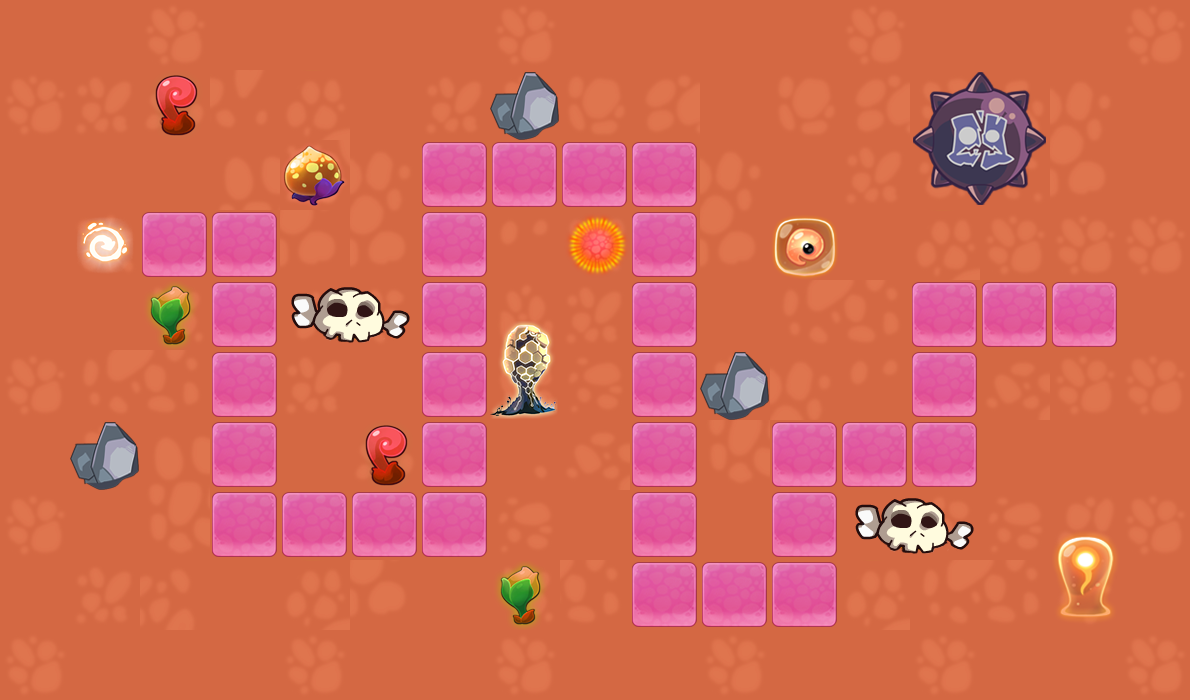

Rendered tile map (Tiled .tmx) drawn with the repository's tilesets; below, a short description and the full map source, tile grids included:
An orthogonal 17x10 tile map with 70x70 px tiles, 1 tile layer (bg) and 2 objects (player, end).

<map version="1.0" orientation="orthogonal" renderorder="right-down" width="17" height="10" tilewidth="70" tileheight="70" nextobjectid="4">
 <tileset firstgid="1" name="6" tilewidth="70" tileheight="70" tilecount="91" columns="13">
  <image source="6.png" width="910" height="490" />
  <tile id="0">
   <properties>
    <property name="type" value="block" />
   </properties>
  </tile>
  <tile id="1">
   <properties>
    <property name="type" value="ground" />
   </properties>
  </tile>
  <tile id="2">
   <properties>
    <property name="type" value="block" />
   </properties>
  </tile>
  <tile id="3">
   <properties>
    <property name="type" value="ground" />
   </properties>
  </tile>
  <tile id="4">
   <properties>
    <property name="type" value="ground" />
   </properties>
  </tile>
  <tile id="5">
   <properties>
    <property name="type" value="ground" />
   </properties>
  </tile>
  <tile id="6">
   <properties>
    <property name="type" value="ground" />
   </properties>
  </tile>
  <tile id="7">
   <properties>
    <property name="type" value="ground" />
   </properties>
  </tile>
  <tile id="8">
   <properties>
    <property name="type" value="ground" />
   </properties>
  </tile>
  <tile id="9">
   <properties>
    <property name="type" value="ground" />
   </properties>
  </tile>
  <tile id="10">
   <properties>
    <property name="type" value="ground" />
   </properties>
  </tile>
  <tile id="11">
   <properties>
    <property name="type" value="block" />
   </properties>
  </tile>
  <tile id="12">
   <properties>
    <property name="type" value="ground" />
   </properties>
  </tile>
  <tile id="13">
   <properties>
    <property name="type" value="ground" />
   </properties>
  </tile>
  <tile id="14">
   <properties>
    <property name="type" value="ground" />
   </properties>
  </tile>
  <tile id="15">
   <properties>
    <property name="type" value="ground" />
   </properties>
  </tile>
  <tile id="16">
   <properties>
    <property name="type" value="block" />
   </properties>
  </tile>
  <tile id="17">
   <properties>
    <property name="type" value="block" />
   </properties>
  </tile>
  <tile id="18">
   <properties>
    <property name="type" value="ground" />
   </properties>
  </tile>
  <tile id="19">
   <properties>
    <property name="type" value="block" />
   </properties>
  </tile>
  <tile id="21">
   <properties>
    <property name="type" value="block" />
   </properties>
  </tile>
  <tile id="22">
   <properties>
    <property name="type" value="block" />
   </properties>
  </tile>
  <tile id="23">
   <properties>
    <property name="type" value="ground" />
   </properties>
  </tile>
  <tile id="24">
   <properties>
    <property name="type" value="block" />
   </properties>
  </tile>
  <tile id="25">
   <properties>
    <property name="type" value="ground" />
   </properties>
  </tile>
  <tile id="26">
   <properties>
    <property name="type" value="ground" />
   </properties>
  </tile>
  <tile id="27">
   <properties>
    <property name="type" value="ground" />
   </properties>
  </tile>
  <tile id="28">
   <properties>
    <property name="type" value="road" />
   </properties>
  </tile>
  <tile id="29">
   <properties>
    <property name="type" value="ground" />
   </properties>
  </tile>
  <tile id="30">
   <properties>
    <property name="type" value="ground" />
   </properties>
  </tile>
  <tile id="31">
   <properties>
    <property name="type" value="ground" />
   </properties>
  </tile>
  <tile id="32">
   <properties>
    <property name="type" value="ground" />
   </properties>
  </tile>
  <tile id="33">
   <properties>
    <property name="type" value="ground" />
   </properties>
  </tile>
  <tile id="34">
   <properties>
    <property name="type" value="ground" />
   </properties>
  </tile>
  <tile id="35">
   <properties>
    <property name="type" value="ground" />
   </properties>
  </tile>
  <tile id="36">
   <properties>
    <property name="type" value="ground" />
   </properties>
  </tile>
  <tile id="37">
   <properties>
    <property name="type" value="ground" />
   </properties>
  </tile>
  <tile id="38">
   <properties>
    <property name="type" value="ground" />
   </properties>
  </tile>
  <tile id="39">
   <properties>
    <property name="type" value="ground" />
   </properties>
  </tile>
  <tile id="40">
   <properties>
    <property name="type" value="road" />
   </properties>
  </tile>
  <tile id="41">
   <properties>
    <property name="type" value="road" />
   </properties>
  </tile>
  <tile id="42">
   <properties>
    <property name="type" value="ground" />
   </properties>
  </tile>
  <tile id="43">
   <properties>
    <property name="type" value="ground" />
   </properties>
  </tile>
  <tile id="44">
   <properties>
    <property name="type" value="ground" />
   </properties>
  </tile>
  <tile id="45">
   <properties>
    <property name="type" value="ground" />
   </properties>
  </tile>
  <tile id="46">
   <properties>
    <property name="type" value="ground" />
   </properties>
  </tile>
  <tile id="47">
   <properties>
    <property name="type" value="ground" />
   </properties>
  </tile>
  <tile id="48">
   <properties>
    <property name="type" value="ground" />
   </properties>
  </tile>
  <tile id="49">
   <properties>
    <property name="type" value="ground" />
   </properties>
  </tile>
  <tile id="50">
   <properties>
    <property name="type" value="ground" />
   </properties>
  </tile>
  <tile id="51">
   <properties>
    <property name="type" value="ground" />
   </properties>
  </tile>
  <tile id="52">
   <properties>
    <property name="type" value="ground" />
   </properties>
  </tile>
  <tile id="53">
   <properties>
    <property name="type" value="ground" />
   </properties>
  </tile>
  <tile id="54">
   <properties>
    <property name="type" value="road" />
   </properties>
  </tile>
  <tile id="55">
   <properties>
    <property name="type" value="ground" />
   </properties>
  </tile>
  <tile id="56">
   <properties>
    <property name="type" value="ground" />
   </properties>
  </tile>
  <tile id="57">
   <properties>
    <property name="type" value="ground" />
   </properties>
  </tile>
  <tile id="58">
   <properties>
    <property name="type" value="ground" />
   </properties>
  </tile>
  <tile id="59">
   <properties>
    <property name="type" value="ground" />
   </properties>
  </tile>
  <tile id="60">
   <properties>
    <property name="type" value="ground" />
   </properties>
  </tile>
  <tile id="61">
   <properties>
    <property name="type" value="ground" />
   </properties>
  </tile>
  <tile id="62">
   <properties>
    <property name="type" value="ground" />
   </properties>
  </tile>
  <tile id="63">
   <properties>
    <property name="type" value="ground" />
   </properties>
  </tile>
  <tile id="64">
   <properties>
    <property name="type" value="ground" />
   </properties>
  </tile>
  <tile id="65">
   <properties>
    <property name="type" value="ground" />
   </properties>
  </tile>
  <tile id="66">
   <properties>
    <property name="type" value="ground" />
   </properties>
  </tile>
  <tile id="67">
   <properties>
    <property name="type" value="block" />
   </properties>
  </tile>
  <tile id="68">
   <properties>
    <property name="type" value="block" />
   </properties>
  </tile>
  <tile id="69">
   <properties>
    <property name="type" value="ground" />
   </properties>
  </tile>
  <tile id="70">
   <properties>
    <property name="type" value="block" />
   </properties>
  </tile>
  <tile id="71">
   <properties>
    <property name="type" value="ground" />
   </properties>
  </tile>
  <tile id="72">
   <properties>
    <property name="type" value="block" />
   </properties>
  </tile>
  <tile id="73">
   <properties>
    <property name="type" value="block" />
   </properties>
  </tile>
  <tile id="74">
   <properties>
    <property name="type" value="block" />
   </properties>
  </tile>
  <tile id="75">
   <properties>
    <property name="type" value="block" />
   </properties>
  </tile>
  <tile id="76">
   <properties>
    <property name="type" value="block" />
   </properties>
  </tile>
  <tile id="77">
   <properties>
    <property name="type" value="ground" />
   </properties>
  </tile>
  <tile id="78">
   <properties>
    <property name="type" value="ground" />
   </properties>
  </tile>
  <tile id="79">
   <properties>
    <property name="type" value="ground" />
   </properties>
  </tile>
  <tile id="80">
   <properties>
    <property name="type" value="block" />
   </properties>
  </tile>
  <tile id="81">
   <properties>
    <property name="type" value="block" />
   </properties>
  </tile>
  <tile id="82">
   <properties>
    <property name="type" value="ground" />
   </properties>
  </tile>
  <tile id="83">
   <properties>
    <property name="type" value="ground" />
   </properties>
  </tile>
  <tile id="84">
   <properties>
    <property name="type" value="ground" />
   </properties>
  </tile>
  <tile id="85">
   <properties>
    <property name="type" value="ground" />
   </properties>
  </tile>
  <tile id="86">
   <properties>
    <property name="type" value="ground" />
   </properties>
  </tile>
  <tile id="87">
   <properties>
    <property name="type" value="block" />
   </properties>
  </tile>
  <tile id="88">
   <properties>
    <property name="type" value="ground" />
   </properties>
  </tile>
  <tile id="89">
   <properties>
    <property name="type" value="ground" />
   </properties>
  </tile>
  <tile id="90">
   <properties>
    <property name="type" value="ground" />
   </properties>
  </tile>
 </tileset>
 <layer name="bg" width="17" height="10">
  <data encoding="csv">
1,1,3,1,1,1,1,3,1,1,1,1,3,1,1,1,3,
3,63,74,46,35,31,63,73,85,86,31,85,86,68,69,44,1,
1,58,31,43,20,44,55,55,55,55,44,58,63,81,82,57,1,
1,41,55,55,57,57,55,5,23,55,57,71,34,35,3,3,3,
1,58,22,55,17,18,55,12,63,55,58,48,49,55,55,55,1,
3,48,49,55,63,58,55,25,30,55,73,44,5,55,7,3,3,
1,73,43,55,58,74,55,6,7,55,56,55,55,55,58,58,1,
3,58,56,55,55,55,55,30,31,55,58,55,76,77,30,75,3,
1,63,33,34,35,57,58,22,49,55,55,55,35,48,49,88,1,
3,1,1,1,3,1,1,3,1,1,3,1,1,3,1,1,3
</data>
 </layer>
 <objectgroup name="object">
  <object id="1" name="player" x="70" y="210" width="70" height="70" />
  <object id="2" name="end" x="1050" y="280" width="70" height="70" />
 </objectgroup>
</map>
